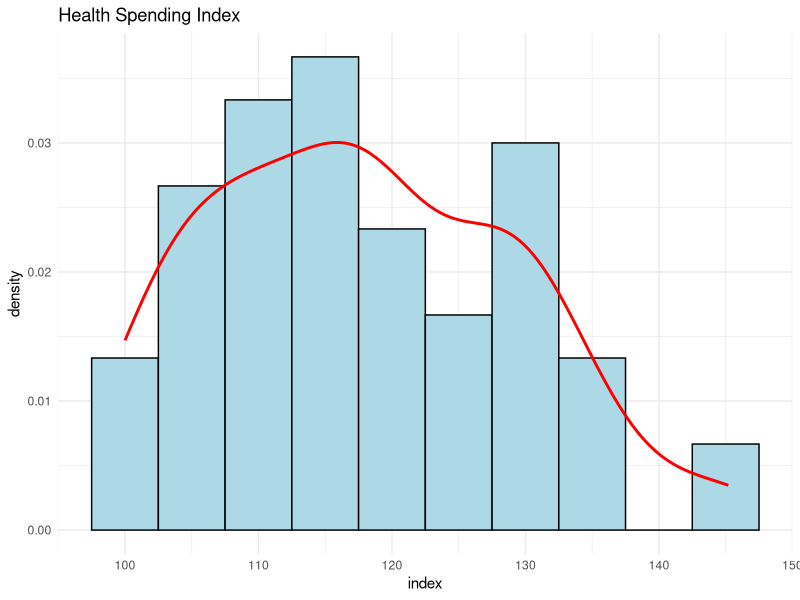
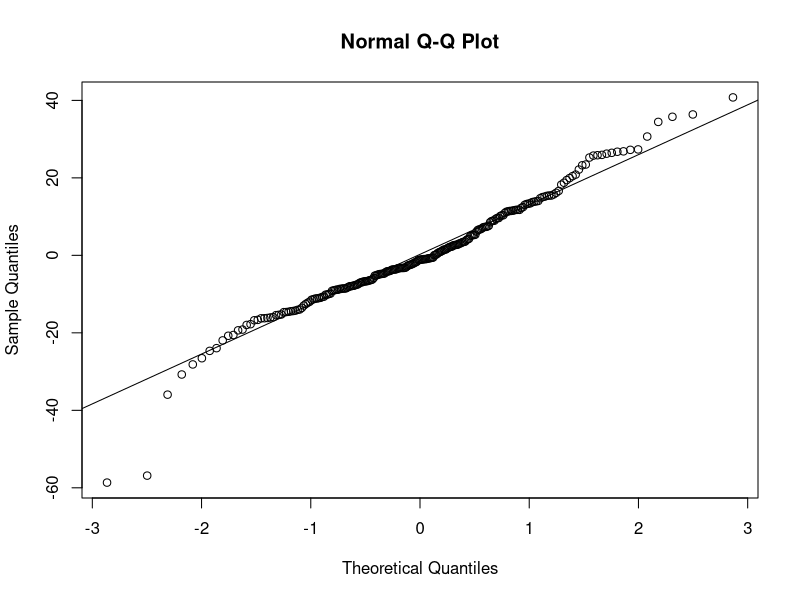
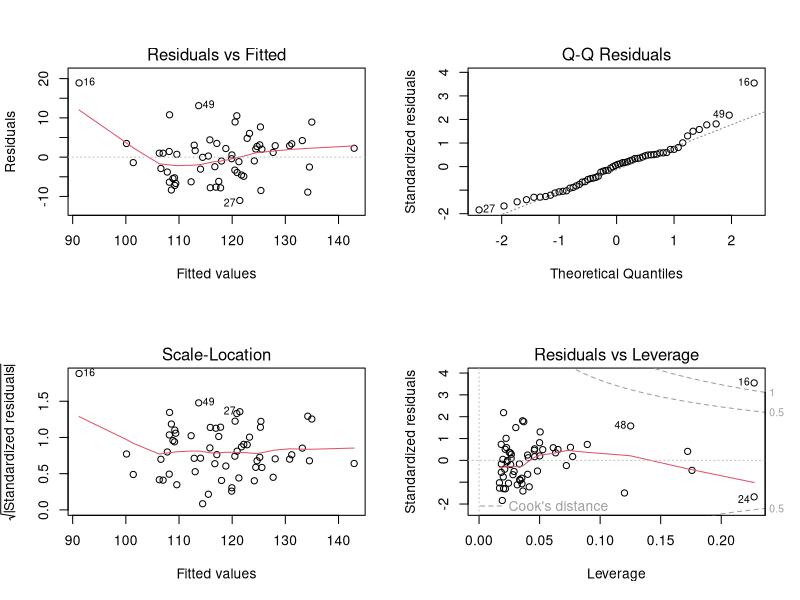

R code for these plots, in order:
## ---- chunk 1
knitr::opts_chunk$set(echo = TRUE)
## ---- chunk 2
library(ggplot2)
library(dplyr)

data <- read.csv("DataAssignmentA.csv")

# Extract health spending index (assume category 1)
health_data <- data %>% filter(category == 1)

ggplot(health_data, aes(x = index)) +
  geom_histogram(aes(y = ..density..), binwidth = 5, fill = "lightblue", color = "black") +
  geom_density(color = "red", size = 1) +
  ggtitle("Health Spending Index") +
  theme_minimal()
## ---- chunk 3
t.test(health_data$index, mu = 125)
## ---- chunk 4
# Convert date to proper format
data$date <- as.Date(paste0("01-", data$date), format = "%d-%b-%y")

# Define periods
july2021_dec2023 <- data %>% 
  filter(category == 1, date >= as.Date("2021-07-01"), date <= as.Date("2023-12-31")) %>%
  pull(index)

jan2019_june2021 <- data %>%
  filter(category == 1, date >= as.Date("2019-01-01"), date <= as.Date("2021-06-30")) %>%
  pull(index)

# Mean difference test (greater than 15 units?)
t.test(july2021_dec2023, jan2019_june2021, alternative = "greater", mu = 15)
## ---- chunk 5
# category 2: food, category 3: alcohol + tobacco
food_index <- data %>% filter(category == 2) %>% pull(index)
alco_index <- data %>% filter(category == 3) %>% pull(index)

var.test(food_index, alco_index, alternative = "less")
## ---- chunk 6
# Compute residuals for category 3
cat3_data <- data %>% filter(category == 3)
residuals_cat3 <- cat3_data$index - mean(cat3_data$index)

# Sample variance
var(residuals_cat3)
## ---- chunk 7
anova_model <- aov(index ~ factor(category), data = data)
summary(anova_model)
## ---- chunk 8
TukeyHSD(anova_model)
## ---- chunk 9
# Extract residuals
resid_vals <- residuals(anova_model)

# Normality test
shapiro.test(resid_vals)

# Q-Q Plot
qqnorm(resid_vals)
qqline(resid_vals)
## ---- chunk 10
library(car)
wide_data <- data %>% 
  group_by(date) %>% 
  summarise(
    index1 = index[category == 1],
    index2 = index[category == 2],
    index3 = index[category == 3]
  )

vif_model <- lm(index1 ~ index2 + index3, data = wide_data)
vif(vif_model)
## ---- chunk 11
fit <- lm(index1 ~ index2 + index3, data = wide_data)
summary(fit)
## ---- chunk 12
confint(fit)
## ---- chunk 13
par(mfrow = c(2, 2))
plot(fit)
par(mfrow = c(1, 1))
## ---- chunk 14
library(lmtest)
dwtest(fit)
## ---- chunk 15
influence <- cooks.distance(fit)
influential_points <- order(influence, decreasing = TRUE)[1:2]
reduced_fit <- lm(index1 ~ index2 + index3, data = wide_data[-influential_points, ])
summary(reduced_fit)
